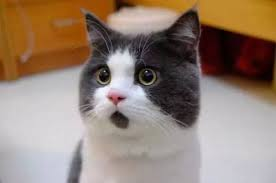
#> input picture image/45.jpg, 276 x 183 px, found by its file name
$ python readimg.py
#> lines starting #> are read from the running program, lines starting #| are printed output that depends on the picture; after the words box and inside, x2 and y2 are one past the last pixel; in counts of white or black regions, pixels touching at a corner belong together
#coding:utf-8
import cv2 as cv
import numpy as np

def cvtcolor():
    img = np.zeros((3,3),dtype =np.uint8)
    img1 =cv.cvtColor(img,cv.COLOR_GRAY2BGR)
    print('img and img1')
    print(img)
    print(img1)

if __name__ == '__main__':
    cvtcolor()
    img =cv.imread('image/45.jpg',cv.IMREAD_COLOR)
#> img is the input picture: shape (183, 276, 3); mean B, G, R 115.9, 129.5, 148.5
    #将【20，20】的像素设置为白像素
    img[20,20] =[255,255,255]
#> img: shape (183, 276, 3); under 0.01% of pixels changed, all inside (x1, y1, x2, y2) = (20, 20, 21, 21)
    print(img.item(150,120,0))
#| 155

    img.itemset((150,120,0),255)
#> img: shape (183, 276, 3); mean B, G, R 115.9, 129.6, 148.5
    print(img.item(150,120,0))
#| 255
    #将所有的白像素设置为绿像素
    img[:,:,0] = 1
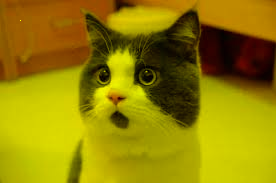
#> img: shape (183, 276, 3); mean B, G, R 1, 129.6, 148.5
    cv.imshow('img',img)
    #设定感兴趣区域
    img2 = cv.imread('image/45.jpg')
    print('img2.shape',img2.shape)
#| img2.shape (183, 276, 3)
    print('img2.size',img2.size)
#| img2.size 151524
    print('img2.dtype',img2.dtype)
#| img2.dtype uint8
    my_roi = img2[100:180,100:180]
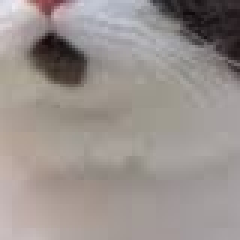
#> my_roi: shape (80, 80, 3) (shown 3 times larger); mean B, G, R 142.2, 145.9, 153.8
    img2[10:90,10:90]=my_roi
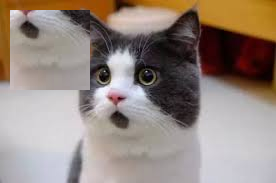
#> img2: shape (183, 276, 3); 12.67% of pixels changed, all inside (x1, y1, x2, y2) = (10, 10, 90, 90)
    cv.imshow('img2',img2)
    cv.waitKey(0)
    cv.destroyAllWindows()

$ run again, with image/back.jpg copied over image/45.jpg
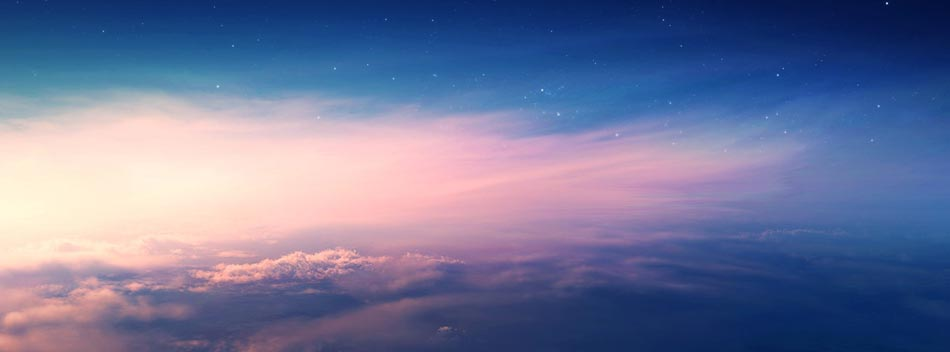
#> input picture image/back.jpg, 950 x 352 px, found by its file name
#> img is the input picture: shape (352, 950, 3); mean B, G, R 154.2, 117.8, 111.7
#| 215
#| 255
#| img2.shape (352, 950, 3)
#| img2.size 1003200
#| img2.dtype uint8
#> `my_roi = img2[100:180,100:180]`:
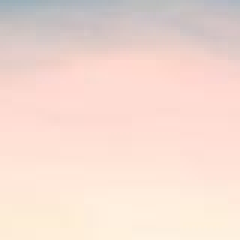
#> my_roi: shape (80, 80, 3) (shown 3 times larger); mean B, G, R 209.9, 219.4, 242.6
#> `img2[10:90,10:90]=my_roi`:
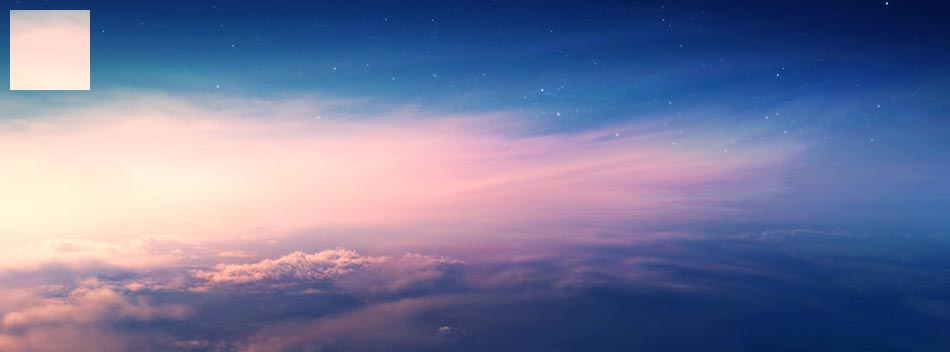
#> img2: shape (352, 950, 3); 1.91% of pixels changed, all inside (x1, y1, x2, y2) = (10, 10, 90, 90)
